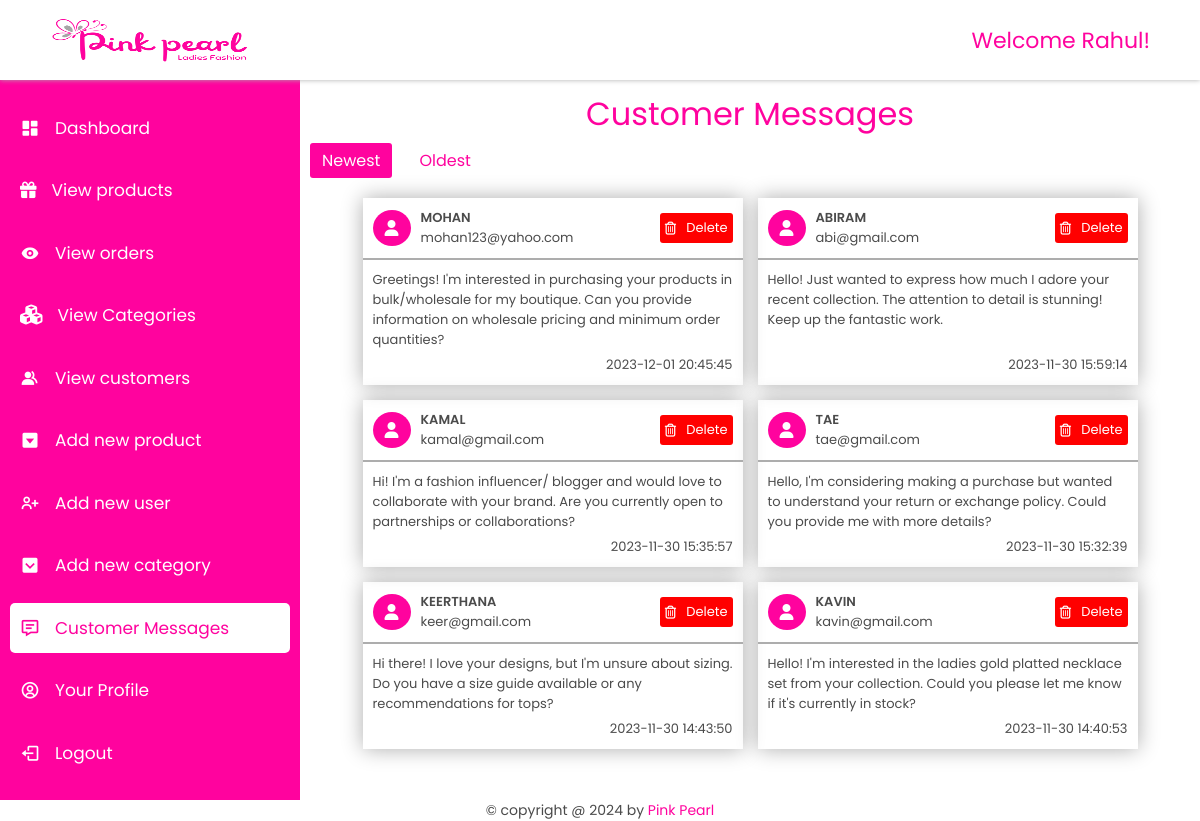
Before: /admin/messages.php (signed in) with the older database file.
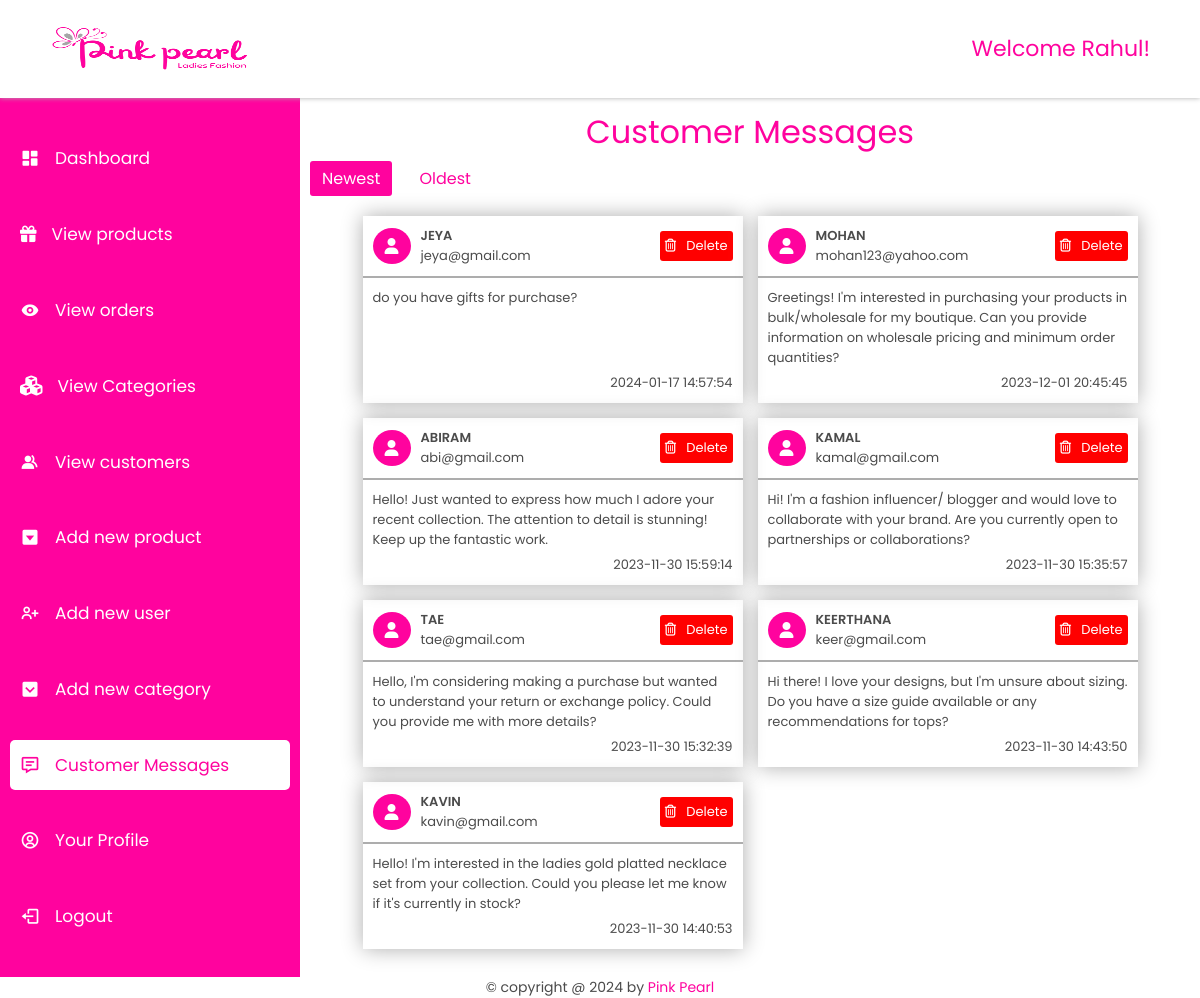
After: the same page with the newer database file.
### tables this page shows
CREATE TABLE `messages` (
  `message_id` int(11) NOT NULL,
  `name` varchar(20) NOT NULL,
  `email` varchar(25) NOT NULL,
  `message` text NOT NULL,
  `date` datetime NOT NULL DEFAULT current_timestamp()
);

### admin/messages.php (the view, shortened to what this page needs)
<?php
    include('../database/dbconnection.php');
    $orderby = 'newest';
    if ($orderby == 'newest')
        $messagesResult = mysqli_query($connection, "select * from messages order by date desc");
    else if ($orderby == 'oldest')
        $messagesResult = mysqli_query($connection, "select * from messages order by date asc");
?>
<!DOCTYPE html>
<html lang="en">
<head>
    <link rel="stylesheet" href="../index.css">
    <link rel="stylesheet" href="https://maxst.icons8.com/vue-static/landings/line-awesome/line-awesome/1.3.0/css/line-awesome.min.css">
    <link  rel="stylesheet"href="https://unpkg.com/boxicons@2.1.4/css/boxicons.min.css">
    <link rel="stylesheet" href="style.css">
</head>
<body>
    <header>
        <div style="display: flex;align-items: center;gap: 10px;"><i class="fa fa-bars toggle-menu" aria-hidden="true" onclick="handleNav()" style="font-size: 20px;"></i><img src="../uploadedImages/logo.png" alt=""></div>
        <h1>Welcome <?php echo $_SESSION['admin_name'] ?>!</h1>
    </header>
    <main>
        <div class="side-bar">
            <ul>
                <li class="active">
                    <a href="dashboard.php"><i class='bx bxs-dashboard'></i>
                    <span>Dashboard</span></a>
                </li>
                <li>
                    <a href="products.php"><i class="fa fa-gift" aria-hidden="true" style="font-size: 16.5px;"></i>
                    <span>View products</span></a>
                </li>
                <li>
                    <a href="orders.php"><i class='bx bxs-show'></i>
                    <span>View orders</span></a>
                </li>
                <li>
                    <a href="categories.php"><i class="fa fa-cubes" aria-hidden="true"></i>
                    <span>View Categories</span></a>
                </li>
                <li>
                    <a href="customers.php"><i class='bx bxs-group'></i>
                    <span>View customers</span></a>
                </li>
                <li>
                    <a href="addnewproduct.php"><i class='bx bxs-caret-down-square' ></i>
                    <span>Add new product</span></a>
                </li>
                <li>
                    <a href="addnewuser.php"><i class='bx bx-user-plus'></i>
                    <span>Add new user</span></a>
                </li>
                <li>
                    <a href="addNewCategory.php"><i class='bx bxs-chevron-down-square'></i>
                    <span>Add new category</span></a>
                </li>
                <li>
                    <a href="messages.php" class="active"><i class='bx bx-message-detail'></i>
                    <span>Customer Messages</span></a>
                </li>
                <li>
                    <a href="profile.php"><i class='bx bx-user-circle'></i>
                    <span>Your Profile</span></a>
                </li>
                <li>
                    <a href="../account/logout.php"><i class='bx bx-log-out'></i>
                    <span>Logout</span></a>
                </li>
            </ul>
        </div>
        <div class="container">
            <h1>Customer Messages</h1>
            <div class="top-header">
                <a href="messages.php?orderby=newest"><button style="font-size: 16px;padding:5px 12px" class="<?php if($orderby=='oldest') echo "unactive"; else echo "";?>">Newest</button></a>
                <a href="messages.php?orderby=oldest"><button style="font-size: 16px;padding:5px 12px" class="<?php if($orderby=='newest') echo "unactive"; else echo "";?>">Oldest</button></a>
            </div>
            <div class="messages-wrapper">
                <?php while($msg = mysqli_fetch_assoc($messagesResult)) { ?>
                    <div class="message-box">
                        <div class="box_top">
                            <div class="profile">
                                <span class="profile_img">
                                        <i class="fa-solid fa-user"></i>
                                </span>
                                <span class="name_user">
                                    <span style="font-weight: 600;text-transform:uppercase;"><?php echo $msg['name'] ?></span>
                                    <span><?php echo $msg['email'] ?></span>
                                </span>
                            </div>
                            <a href="messages.php?del_msg=<?php echo $msg['message_id'] ?>"><button type='submit' name="delete_msg" class="delete"><i class="fa fa-trash-o" aria-hidden="true"></i>Delete</button></a>
                        </div>
                        <div class="comments">
                            <?php echo $msg['message'] ?>
                        </div>
                        <div class="date">
                            <?php echo $msg['date'] ?>
                        </div>
                    </div>
                <?php } ?>
            </div>
        </div>
    </main>
    <footer>
        &copy; copyright  @ <?php echo date('Y'); ?> by <span style="color: var(--pink);">Pink Pearl</span>
    </footer>
</body>
</html>

Changed rows visible on the page:
added messages: name "JEYA", email "jeya@gmail.com", message "do you have gifts for purchase?", date "2024-01-17 14:57:54"
